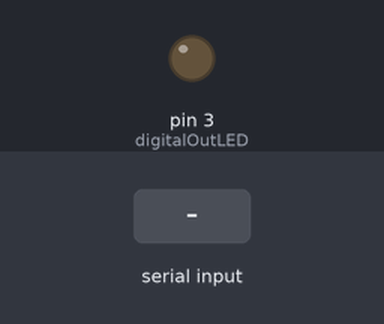
A sketch run on a simulated Arduino Uno, built with avr-gcc and run on an emulated ATmega328P. On the bench: output pins drawn as LEDs (lit = HIGH). Inputs (shaded band) come from the test bench. What the sketch prints to the serial monitor is not drawn.

Above: at 1.2 s.
1.3 s: "90,45\n" received over Serial
At 2.8 s:
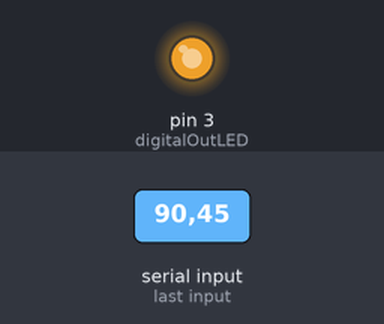
Timing chart, 0 to 4.3 s (numbered marks = the images above; inputs shaded):
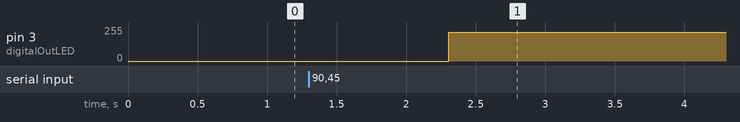

The sketch:

feedforward.ino
```cpp
//read from ldr
const int analogIn = A0;
float LDRvalue = 0.0;
float VR = 0.0;
float R = 0.0;
float b = 4.8;
float m = -0.7;
float R1 = 10000.0;
float L = 0.0;
float L_des = 0.0;
float V = 5;
float a= 1.129;
float c= -6.47;

//write to led
const int digitalOutLED = 3;
int LEDIntens = 0;
int totalCiclo = 255;
int duty = 0;
float duty_float = 0.0;
float on = 0;
String readIn ="";


void setup() {
  Serial.begin(9600);
  pinMode(analogIn, INPUT);
  pinMode(digitalOutLED, OUTPUT);
}

void loop () {

  Serial.println("Insira Lux Desejado");
  while (readIn == ""){
    readIn=Serial.readString();
    duty=0;
  }


  L_des = readIn.toInt();
  duty=(L_des-c)/a;
  readIn = "";


  duty_float = duty / 100.0;
  on = totalCiclo*duty_float;

  analogWrite(digitalOutLED, on);


//ler lux final
  delay(10000);
  LDRvalue = analogRead(analogIn);

  VR = 5- ( LDRvalue / 1023)*5.0 ;

  R = (R1*VR) / (V-VR);

  L = pow(10, (log(R) / log(10) - b)/(m));

  Serial.print("valor LDR desejado: ");
  Serial.print(L_des);
  Serial.println( " lux ");

  Serial.print("valor LDR lido: ");
  Serial.print(L);
  Serial.println( " lux ");


  delay(500);


}
```

Measured:
- after the input at 1.3 s, pin 3 (digitalOutLED): 0/255 → 216/255 after 1.0 s
